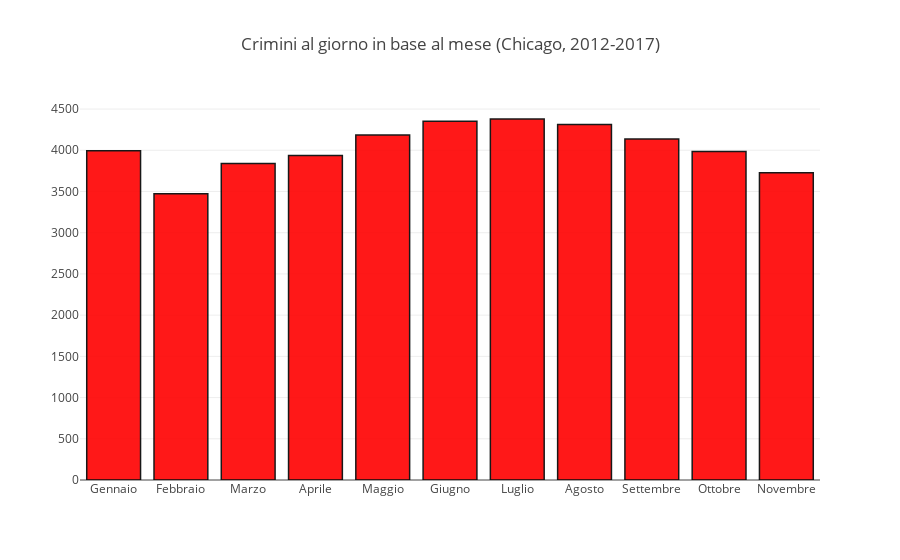

Write notebook code for a chart like this one.
### Code cell
#Crimini per mese
giorni_mese = [31, 28.25, 31, 30, 31, 30, 31, 31, 30, 31, 30, 31]
rapporto_crimini_mesi_giorno = list()

for i in range(0,11):
   rapporto_crimini_mesi_giorno.append(months_counter[i] / giorni_mese[i])

mesi = ['Gennaio','Febbraio','Marzo','Aprile','Maggio','Giugno','Luglio','Agosto','Settembre','Ottobre','Novembre','Dicembre']
trace1 = go.Bar(
    x = mesi,
    y = rapporto_crimini_mesi_giorno,
    textposition='auto',
    marker=dict(
        color='rgb(255,0,0)',
        line=dict(
            color='rgb(0,0,0)',
            width=1.5),
        ),
    opacity=0.9
)

layout = go.Layout(title="Crimini al giorno in base al mese (Chicago, 2012-2017)")

fig = go.Figure(data = [trace1], layout = layout)
py.iplot(fig)

### Figure 1 — Plotly figure (JSON) as saved in the notebook; plotly's stock layout.template omitted (floating-point values rounded to 4 significant figures)
{"data": [{"marker": {"color": "rgb(255,0,0)", "line": {"color": "rgb(0,0,0)", "width": 1.5}}, "opacity": 0.9, "textposition": "auto", "type": "bar", "uid": "a15420f4-fede-11e8-807a-42004d006a01", "x": ["Gennaio", "Febbraio", "Marzo", "Aprile", "Maggio", "Giugno", "Luglio", "Agosto", "Settembre", "Ottobre", "Novembre", "Dicembre"], "y": [3994.0, 3472.0, 3839.0, 3935.0, 4185, 4352.0, 4379.0, 4314.0, 4136.0, 3986.0, 3728.0]}], "layout": {"title": "Crimini al giorno in base al mese (Chicago, 2012-2017)"}}
